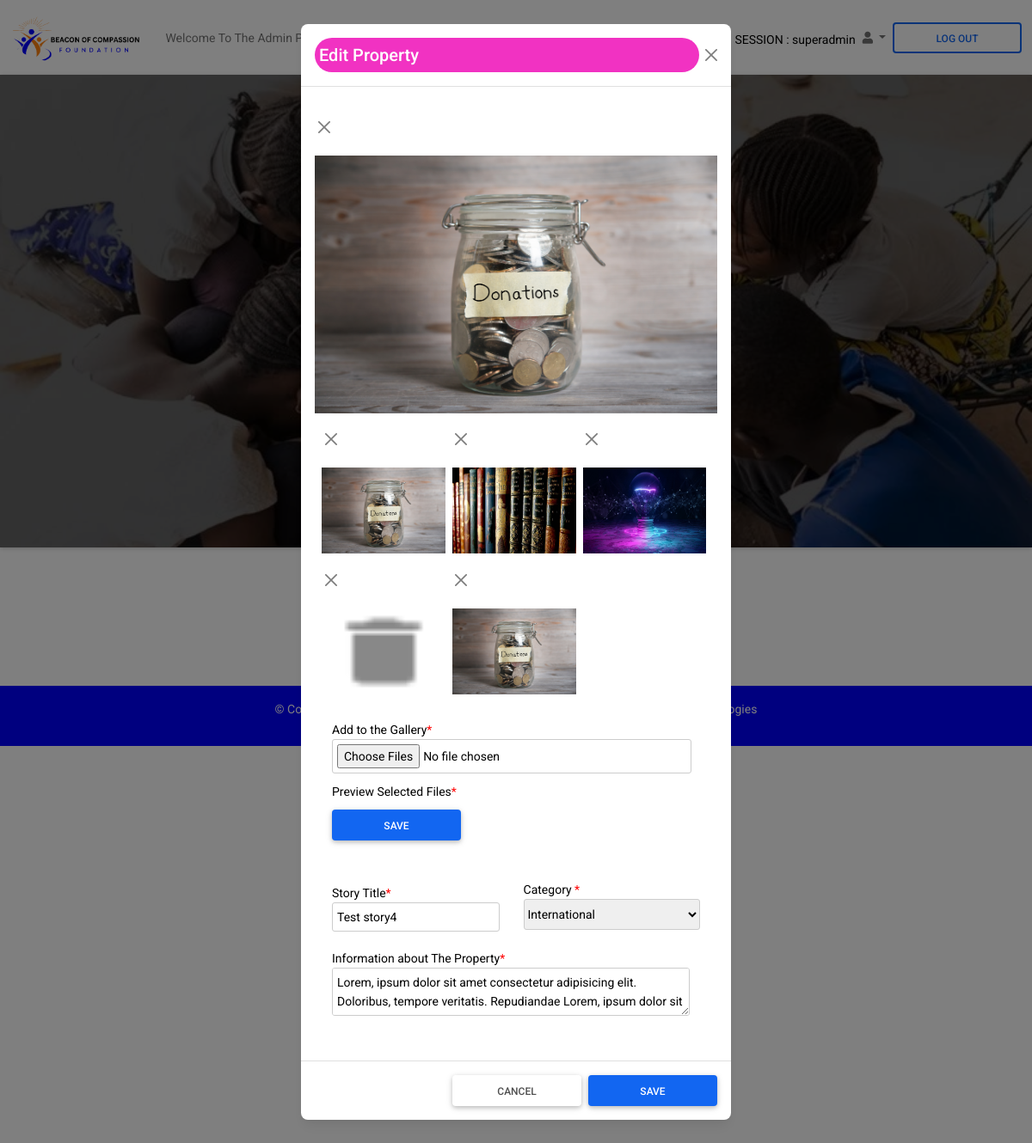
The page /Site/php/Admin/editstory.php?story=pr667962271b8e1 (signed in) on the database as committed earlier.
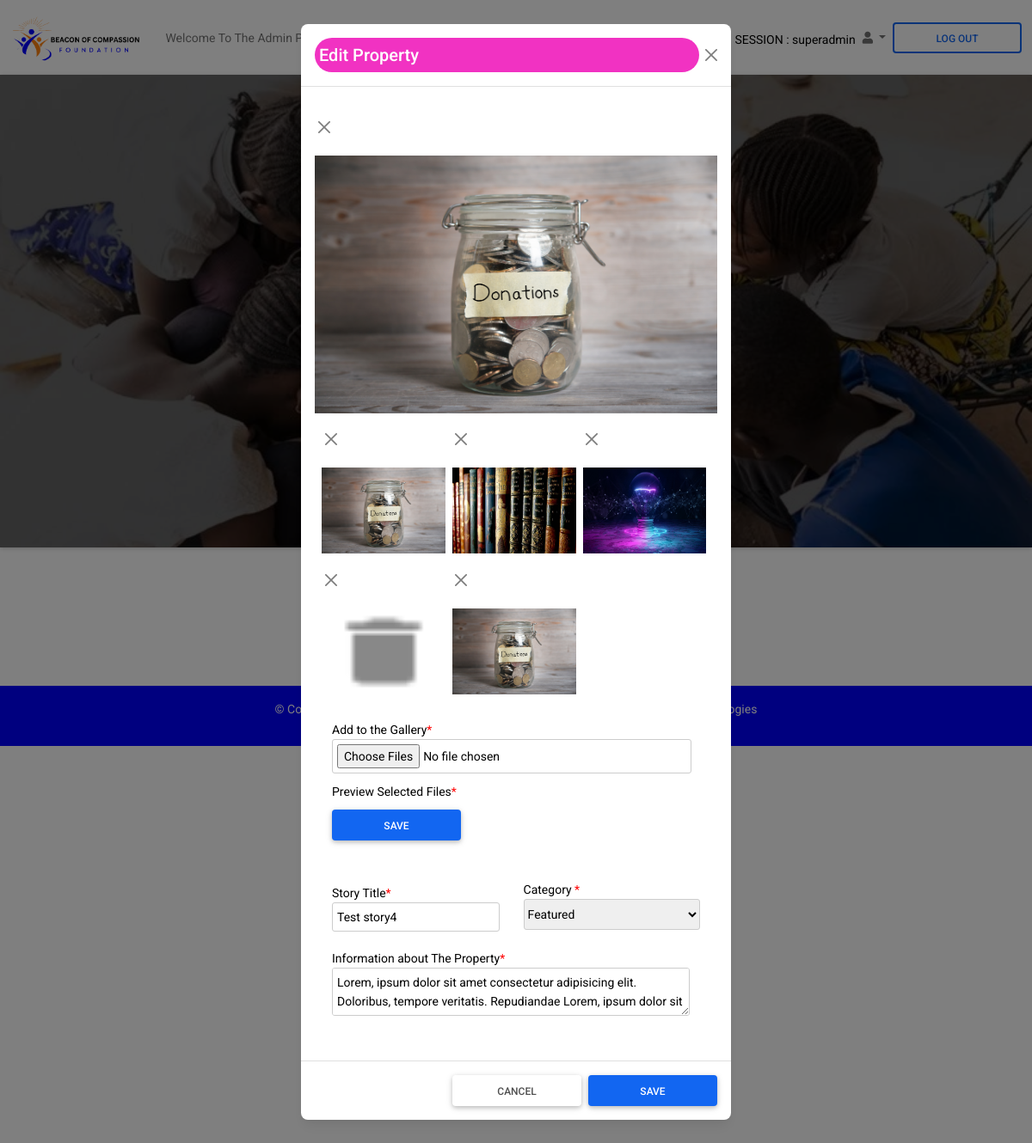
The same page on the database as committed later.
### tables this page shows
CREATE TABLE `stories` (
  `id` int(11) NOT NULL,
  `storytitle` varchar(100) NOT NULL,
  `category` varchar(100) NOT NULL,
  `storyinfo` varchar(500) NOT NULL,
  `code` varchar(100) NOT NULL,
  `productimage` varchar(100) NOT NULL,
  `ext` varchar(50) NOT NULL,
  `Date` date NOT NULL,
  `Time` time(1) NOT NULL
);

### Site/php/Admin/editstory.php (the view, shortened to what this page needs)
<?php
require_once '../includes/config.php';
$sql="SELECT * FROM admin where role='" . $_SESSION["role"] . "' GROUP BY role";
$stmt = $DBH->prepare($sql);
$stmt->execute();
?>
<!DOCTYPE html>
<html lang="en">
  <head>
    <link rel="stylesheet" href="https://use.fontawesome.com/releases/v5.15.2/css/all.css"
    />
    <link href="https://cdn.jsdelivr.net/npm/bootstrap@5.0.2/dist/css/bootstrap.min.css" rel="stylesheet">
    <link rel ="stylesheet" type = "text/css" href ="css/admin.css">
    <link rel="stylesheet" href="../../css/styles.css" />
    <link rel="stylesheet" href="../../css/extrastyles.css" />
  </head>
  <body>
    <header>
      <nav class="navbar navbar-expand-lg navbar-light bg-white">
        <div class="container-fluid">
          <div class="collapse navbar-collapse" id="navbarExample01">
            <a class="navbar-brand" href="#">
              <img src="../../img/bof-logo2-rec.png" height="60"alt="" loading="lazy" style="border-radius:50%;" />
            </a>
            <ul class="navbar-nav me-auto mb-2 mb-lg-0">
              <li class="nav-item active">
                <a class="nav-link" aria-current="page" href="admin.php">Welcome To The Admin Panel</a>
              </li>
            </ul>
            <ul class="navbar-nav d-flex flex-row">
            <?php
              while($row = $stmt->fetchObject()) {
            ?>
              <div class="d-flex input-group w-auto" style="margin-top:10px;">SESSION : <?php echo "{$row->username}"; ?>  </div>
              <li class="nav-item me-3 me-lg-0 dropdown">
                <a
                  class="nav-link dropdown-toggle"
                  href="#"
                  id="navbarDropdown"
                  role="button"
                  data-mdb-toggle="dropdown"
                  aria-expanded="false">
                  <i class="fas fa-user"></i>
                </a>
              </li>
            </ul>
            <a href="../includes/logout.php">
              <button
                class="btn btn-outline-primary"
                type="button"
                data-mdb-ripple-color="dark">
                LOG OUT
              </button>
            </a>
          </div>
        </div>
      </nav>
      <div
        class="p-5 text-center bg-image shadow-1-strong"
        style="background-image: url('../../img/hunger-crisis.webp'); height: 550px">
        <div class="mask" style="background-color: rgba(0, 0, 0, 0.6)">
          <div class="d-flex justify-content-center align-items-center h-100">
            <div class="text-white">
              <h1 class="mb-3">Beacon of Compassion</h1>
              <h4 class="mb-3">
              </h4>
              <a class="btn btn-outline-light btn-lg" href="#!" role="button">welcome <?php echo "{$row->username}"; ?></a>
              <?php
              }
            ?>
            </div>
          </div>
        </div>
      </div>
    </header>
    <main class="mt-5">
    <br>
    <div class="sharaz-store" style="marging-left:auto;margin-right:auto;display:block;text-align:center;">
    <h4><a href="stories.php"> <i class="fa fa-arrow-left"></i> Back To Stories</a></h4>
    </div>
    <br><br>
    <div class="modal fade" id="staticBackdrop" data-bs-backdrop="static" data-bs-keyboard="false" tabindex="-1" aria-labelledby="staticBackdropLabel" aria-hidden="true">
      <div class="modal-dialog">
        <div class="modal-content">
          <div class="modal-header">
            <legend class="modal-title " id="staticBackdropLabel" style="border-radius:20px;"><h5 style="margin:8px 5px;">Edit Property </h5></legend>
            <button type="button" class="btn-close" data-bs-dismiss="modal" aria-label="Close" onclick="$('#staticBackdrop').modal('hide')"></button>
          </div>
          <div class="modal-body">
          <div class="row">
            <div class="frame">
            <div class="mainpic">
            <?php
              require_once '../includes/config.php';
              $sql="SELECT  * FROM stories where code = '" .$_GET["story"] . "' LIMIT 1 ";
              $stmt = $DBH->prepare($sql);
              $stmt->execute();
              while($row = $stmt->fetchObject()) {
            ?>
            <div class="">
              <form action="deleteproducts.php" method="post" target="votar" onsubmit="showMsg()" title="Delete Image?" style="box-shadow:none;background-color:transparent;margin-left:-20px;">
                <button type="submit" class="btn-close" name="deleteimg_btn"></button>
              </form>
              <?php if($row->ext == 'mp4'){ ?>
                 <video style="width:100%; height:250px;margin-top:-10px;" controls>
                   <source src="<?php echo "stories/". "{$row->productimage}";?>" style="max-width:250px;margin-left:auto;margin-right:auto;display:block;">
                 </video>
                <?php }else{?>
                    <img src="<?php echo "stories/". "{$row->productimage}";?>" style="width:100%;height:300px;margin-left:auto;margin-right:auto;display:block;">
              <?php }?>
            </div>
            <?php }?>
            </div>
            <div class="flexbox">
            <?php
              require_once '../includes/config.php';
              $sql="SELECT  * FROM stories where code = '" .$_GET["story"] . "' ORDER BY id DESC LIMIT 5";
              $stmt = $DBH->prepare($sql);
              $stmt->execute();
              while($row = $stmt->fetchObject()) {
            ?>
            <div class="col-lg-3 column">
              <form action="deleteproducts.php" method="post" target="votar" onsubmit="showMsg()" title="Delete Image?"style="box-shadow:none;background-color:transparent;margin-left:-20px;">
                <button type="submit" class="btn-close" name="deleteimg_btn"></button>
              </form>
              <?php if($row->ext == 'mp4'){ ?>
                 <video style="width:100%; height:100px;margin-top:0px;" controls>
                   <source src="<?php echo "stories/". "{$row->productimage}";?>" style="max-width:250px;margin-left:auto;margin-right:auto;display:block;">
                 </video>
                <?php }else{?>
                    <img src="<?php echo "stories/". "{$row->productimage}";?>" style="width:100%;height:100px;margin-left:auto;margin-right:auto;display:block;">
              <?php }?>
            </div>
            <?php }?>
            </div>
            </div>
          </div>
          <?php
            require_once '../includes/config.php';
            $sql="SELECT * FROM stories where code = '" .$_GET["story"] . "' LIMIT 1  ";
            $stmt = $DBH->prepare($sql);
            $stmt->execute();
            while($row = $stmt->fetchObject()) {
          ?>      <iframe name="votar" style="display:none;"></iframe>
                  <form action="stories.php" target="votar" onsubmit="showMsg()" method="POST" enctype="multipart/form-data" style="box-shadow:none;">
                    <div class="item">
                     <label for="cover">Add to the Gallery<span>*</span></label>
                     <input onchange="readURL2(this);" id="uploadedImages2" type="file" name="productimage[]" multiple="multiple">
                    </div>
                    <div id ="editimages" class="item" style="display:flex;overflow:scroll;height:auto;">
                      <label for="preview">Preview Selected Files<span>*</span></label>
                    </div>
                   <?php }?>
                   <button type="submit" name="story" class="btn btn-primary">SAVE</button>
                  </form>
          <?php
            require_once '../includes/config.php';
            $sql="SELECT * FROM stories where code = '" .$_GET["story"] . "' LIMIT 1  ";
            $stmt = $DBH->prepare($sql);
            $stmt->execute();
            while($row = $stmt->fetchObject()) {
          ?>
                  <form action="deleteproducts.php" target="votar" onsubmit="showMsg()"  method="POST" enctype="multipart/form-data" style="box-shadow:none;">
                    <fieldset>
                      <div class="columns">
                        <div class="item">
                          <label for="booktitle">Story Title<span>*</span></label>
                          <input id="booktitle" type="text" name="storytitle" value="<?php echo "{$row->storytitle}"; ?>" />
                        </div>
                        <div class="item"style="margin:6px 0px 0px 0px;">
                        <label for="information"> Category <span>*</span></label>
                          <select name="category" value="<?php echo "{$row->category}"; ?>" style="padding-top:8px; padding-bottom:8px;width:100%;" >
                           <option value="<?php echo "{$row->category}"; ?>"><?php echo "{$row->category}"; ?></option>
                          </select>
                        </div>
                      </div>
                    </fieldset>
                    <div class="item">
                      <label for="information"> Information about The Property<span>*</span></label>
                      <textarea name="storyinfo" id="information"><?php echo "{$row->storyinfo}"; ?></textarea>
                    </div>
            </div>
            <div class="modal-footer">
              <button type="button" class="btn" data-bs-dismiss="modal"  onclick="$('#staticBackdrop').modal('hide')">Cancel</button>
              <button type="submit" name="updatestory" class="btn btn-primary">SAVE</button>
            </div>
          <?php }?>
        </div>
      </div>
    </div>
    </main>
    <footer class="text-center text-white" style="background-color: #f1f1f1; bottom:0; position:; width:100%;">
      <div class="text-center text-dark p-3" style="background-color: blue;">
      <p style="color:white;"> &copy; Copyright <?php $year = date("Y"); echo $year; ?>
       <a class="text-white" target="blank" href="../../../../sharaztechs.66ghz.com">Developed by Sharaz Technologies</a>
      </p>
      </div>
    </footer>
  </body>
</html>

### Site/php/Admin/css/admin.css (style rules this page uses)
html, body { height: 100%; }
body, div, form, input, select, textarea, label { padding: 0; margin: 0; outline: none; font-family: Roboto, Arial, sans-serif; font-size: 14px; color:black; line-height: 22px; }
legend { padding: 10px; font-family: Roboto, Arial, sans-serif; font-size: 18px; color: #fff; background-color: rgb(241, 50, 194); }
textarea { width: calc(100% - 12px); padding: 5px; }
form { width: 100%; padding: 20px; border-radius: 6px; background: #fff; box-shadow: 0 0 8px orange; }
input, select, textarea { margin-bottom: 10px; border: 1px solid #ccc; border-radius: 3px; }
input { width: calc(100% - 10px); padding: 5px; }
.item { position: relative; margin: 10px 0; }
.item span { color: red; }
.columns { display:flex; justify-content:space-between; flex-direction:row; flex-wrap:wrap; }
.columns div { width:48%; }
button { width: 150px; padding: 10px; border: none; border-radius: 5px; background: rgb(241, 50, 194) ; font-size: 16px; color: #fff; cursor: pointer; }

### Site/php/Admin/editstory.php (style rules this page uses)
.frame { display:block; }
.flexbox { display: -ms-flexbox; display: flex; -ms-flex-wrap: wrap; flex-wrap: wrap; padding: 0 4px; width:100%; }
.mainpic { width:100%; }
.column { -ms-flex: 33%; flex: 33%; max-width: 33%; padding: 0 4px; }

Rows that differ between the two databases and show on the page:
changed stories "Test story4": category "International" → "Featured"
